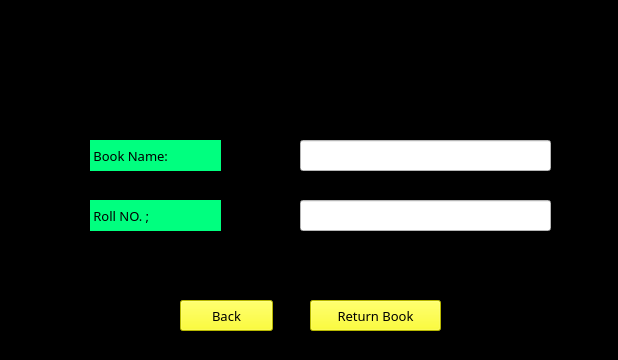
<?xml version="1.0" encoding="UTF-8"?>
<ui version="4.0">
 <class>returnbook</class>
 <widget class="QMainWindow" name="returnbook">
  <property name="geometry">
   <rect>
    <x>0</x>
    <y>0</y>
    <width>618</width>
    <height>360</height>
   </rect>
  </property>
  <property name="windowTitle">
   <string>Return Book</string>
  </property>
  <property name="styleSheet">
   <string notr="true">background-color:black;</string>
  </property>
  <widget class="QWidget" name="centralwidget">
   <widget class="QLineEdit" name="lineEdit">
    <property name="geometry">
     <rect>
      <x>300</x>
      <y>140</y>
      <width>251</width>
      <height>31</height>
     </rect>
    </property>
    <property name="font">
     <font>
      <family>Algerian</family>
      <pointsize>10</pointsize>
     </font>
    </property>
    <property name="styleSheet">
     <string notr="true">background-color: rgb(255, 255, 255);
color:balck;</string>
    </property>
    <property name="text">
     <string/>
    </property>
   </widget>
   <widget class="QPushButton" name="returnbtn">
    <property name="geometry">
     <rect>
      <x>310</x>
      <y>300</y>
      <width>131</width>
      <height>31</height>
     </rect>
    </property>
    <property name="font">
     <font>
      <family>Algerian</family>
      <pointsize>10</pointsize>
     </font>
    </property>
    <property name="styleSheet">
     <string notr="true">colro:rgb(0, 0, 0);
background:yellow;</string>
    </property>
    <property name="text">
     <string>Return Book</string>
    </property>
   </widget>
   <widget class="QLabel" name="bookname">
    <property name="geometry">
     <rect>
      <x>90</x>
      <y>140</y>
      <width>131</width>
      <height>31</height>
     </rect>
    </property>
    <property name="font">
     <font>
      <family>Algerian</family>
      <pointsize>10</pointsize>
     </font>
    </property>
    <property name="styleSheet">
     <string notr="true">
background-color: rgb(0, 255, 127);
color:back;</string>
    </property>
    <property name="text">
     <string> Book Name:</string>
    </property>
   </widget>
   <widget class="QLabel" name="rollno">
    <property name="geometry">
     <rect>
      <x>90</x>
      <y>200</y>
      <width>131</width>
      <height>31</height>
     </rect>
    </property>
    <property name="font">
     <font>
      <family>Algerian</family>
      <pointsize>10</pointsize>
     </font>
    </property>
    <property name="styleSheet">
     <string notr="true">
background-color: rgb(0, 255, 127);
color:back;</string>
    </property>
    <property name="text">
     <string> Roll NO. ;</string>
    </property>
   </widget>
   <widget class="QLineEdit" name="lineEdit_2">
    <property name="geometry">
     <rect>
      <x>300</x>
      <y>200</y>
      <width>251</width>
      <height>31</height>
     </rect>
    </property>
    <property name="font">
     <font>
      <family>Algerian</family>
      <pointsize>10</pointsize>
     </font>
    </property>
    <property name="styleSheet">
     <string notr="true">background-color: rgb(255, 255, 255);
color:balck;</string>
    </property>
    <property name="text">
     <string/>
    </property>
   </widget>
   <widget class="QLabel" name="label">
    <property name="geometry">
     <rect>
      <x>50</x>
      <y>40</y>
      <width>521</width>
      <height>51</height>
     </rect>
    </property>
    <property name="font">
     <font>
      <family>Algerian</family>
      <pointsize>12</pointsize>
     </font>
    </property>
    <property name="styleSheet">
     <string notr="true">background-color: rgb(0, 0, 0);
color: white
;</string>
    </property>
    <property name="text">
     <string/>
    </property>
   </widget>
   <widget class="QPushButton" name="back">
    <property name="geometry">
     <rect>
      <x>180</x>
      <y>300</y>
      <width>93</width>
      <height>31</height>
     </rect>
    </property>
    <property name="font">
     <font>
      <family>Algerian</family>
      <pointsize>10</pointsize>
     </font>
    </property>
    <property name="styleSheet">
     <string notr="true">color :black;
background:yellow;</string>
    </property>
    <property name="text">
     <string>Back</string>
    </property>
   </widget>
  </widget>
 </widget>
 <resources/>
 <connections/>
</ui>
